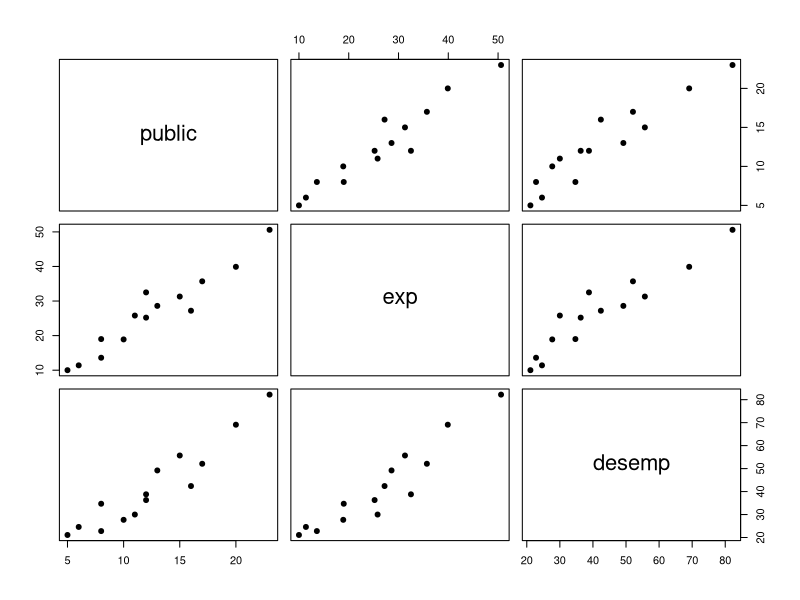
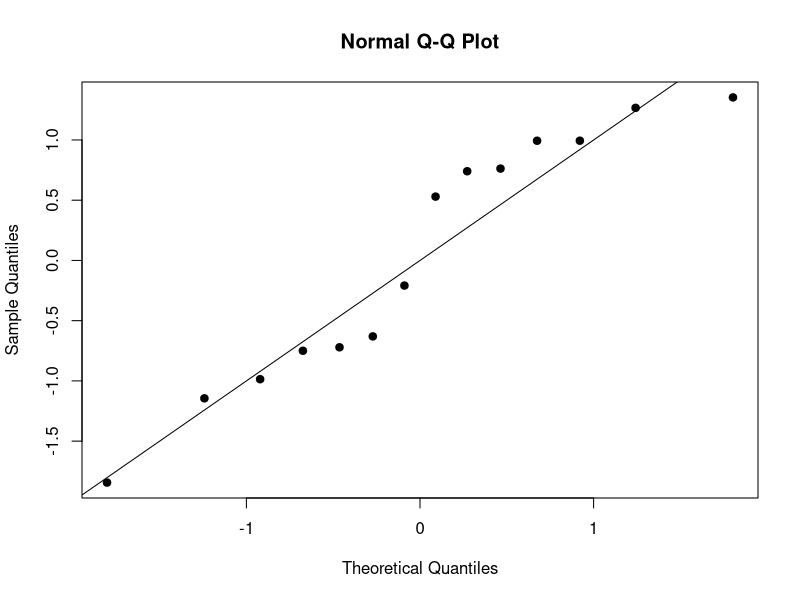
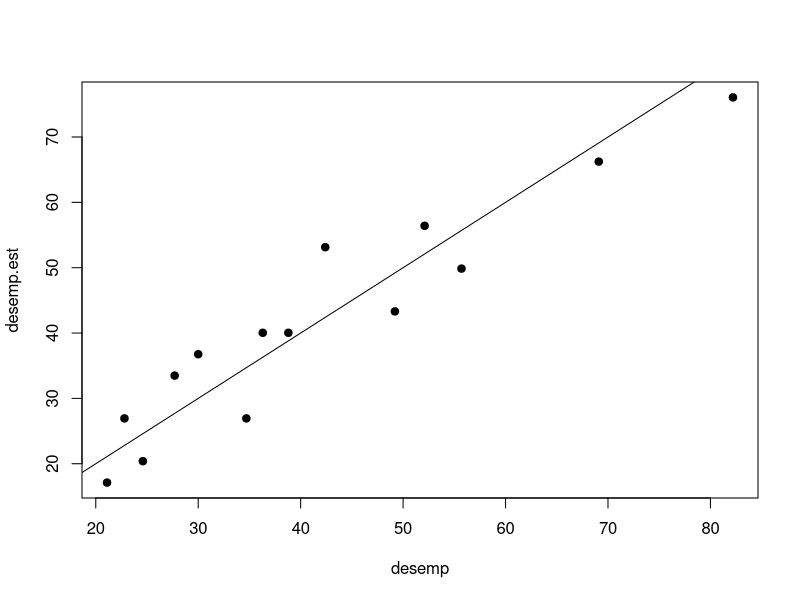
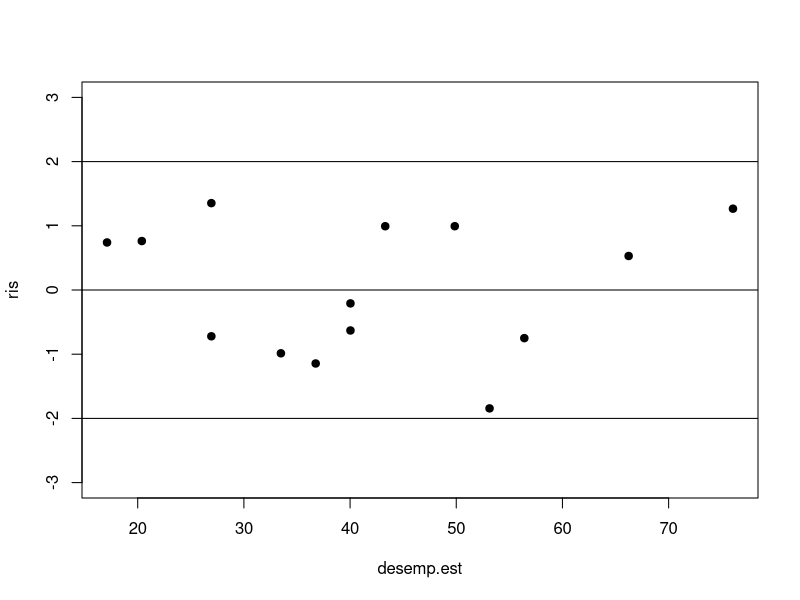
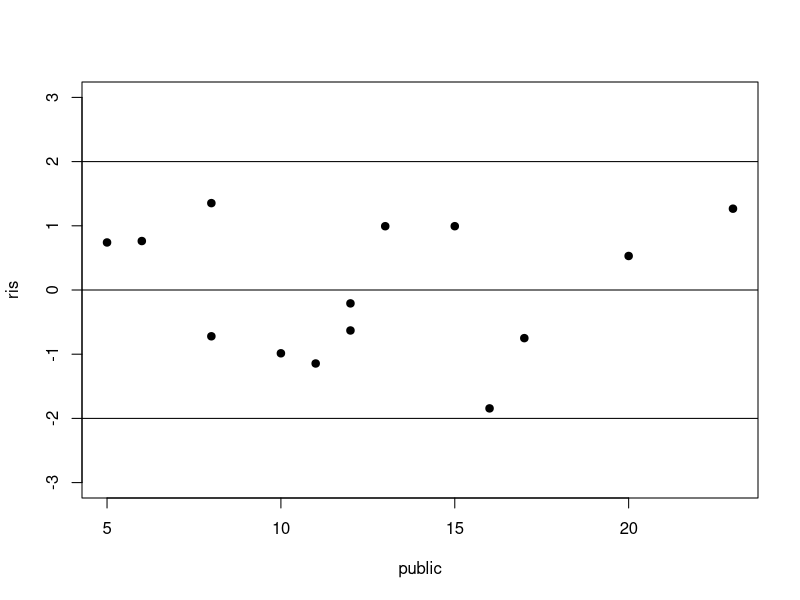

The R source for these figures, in order:
#################################################################################
# 29ª AULA DE MODELOS LINEARES I (AULA PRÁTICA - 18/10/2019) - PÓS-2ª VE        #
# EXERCICIO 1 - PÁGINA 34  DAS NOTAS DE AULA DE MODELOS LINEARES I              #
# MODELO DE REGRESSÃO LINEAR MÚLTIPLA - MULTICOLINEARIDADE                      #   
#################################################################################

public=c(17,6,13,11,23,16,15,5,10,12,20,12,8,8)                                 
exp=c(35.7,11.4,28.6,25.8,50.6,27.2,31.3,10.0,18.9,25.2,39.9,32.5,13.6,19.0) 
desemp=c(52.1,24.6,49.2,30.0,82.2,42.4,55.7,21.1,27.7,36.3,69.1,38.8,22.8,34.7)  

#Slides da aula 29 slide 34

banco = data.frame(public,exp,desemp); str(banco)
pairs(banco, pch = 19)
cor(banco)

modelo1 = lm(desemp~public+exp); summary(modelo1)

## 1º modo

modelo_public = lm(public~exp);summary(modelo_public)
R2_public = summary(modelo_public)$r.squared; R2_public
VIF_public = 1 / (1-R2_public);VIF_public
#Como VIF_public > 10, a variável número de publicações está fortemente correlacionada
#Com o tempo de experiencia, logo existe problema de colineariedade

modelo_exp = lm(exp~public);summary(modelo_exp)
R2_exp = summary(modelo_exp)$r.squared; R2_exp
VIF_exp = 1 / (1-R2_exp);VIF_exp
#Como VIF_exp > 10, a variável número tempo de experiencia está fortemente correlacionada
#Com o número de publicações, logo existe problema de colineariedade

## 2º modo
library(car)
vif(modelo1)



modelo1 = lm(desemp~public+exp); summary(modelo1)
modelo2 = lm(desemp~public); summary(modelo2)
modelo3 = lm(desemp~exp); summary(modelo3)

anova(modelo2,modelo1)
anova(modelo3,modelo1)

#modelo 2 tem sqres menor, logo é preferível

#Análise das hipóteses básicas

ris = rstandard(modelo2);summary(ris)
qqnorm(ris,pch = 19);abline(0,1)
shapiro.test(ris)

desemp.est = fitted(modelo2)

plot(desemp.est~desemp,pch = 19);abline(0,1)
R = cor(desemp, desemp.est);R
plot(ris~desemp.est,pch = 19, ylim = c(-3,3)); abline(h = c(-2,0,2))
plot(ris~public,pch = 19, ylim = c(-3,3)); abline(h = c(-2,0,2))
